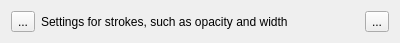
<?xml version="1.0" encoding="UTF-8"?>
<ui version="4.0">
 <class>Saweui::PropertiesStroke</class>
 <widget class="QWidget" name="Saweui::PropertiesStroke">
  <property name="geometry">
   <rect>
    <x>0</x>
    <y>0</y>
    <width>400</width>
    <height>43</height>
   </rect>
  </property>
  <property name="windowTitle">
   <string>Form</string>
  </property>
  <layout class="QHBoxLayout" name="horizontalLayout">
   <item>
    <widget class="QToolButton" name="toolButton">
     <property name="text">
      <string>...</string>
     </property>
    </widget>
   </item>
   <item>
    <widget class="QLabel" name="label">
     <property name="text">
      <string>Settings for strokes, such as opacity and width</string>
     </property>
    </widget>
   </item>
   <item>
    <widget class="QToolButton" name="toolButton_2">
     <property name="text">
      <string>...</string>
     </property>
    </widget>
   </item>
  </layout>
 </widget>
 <resources/>
 <connections/>
</ui>
